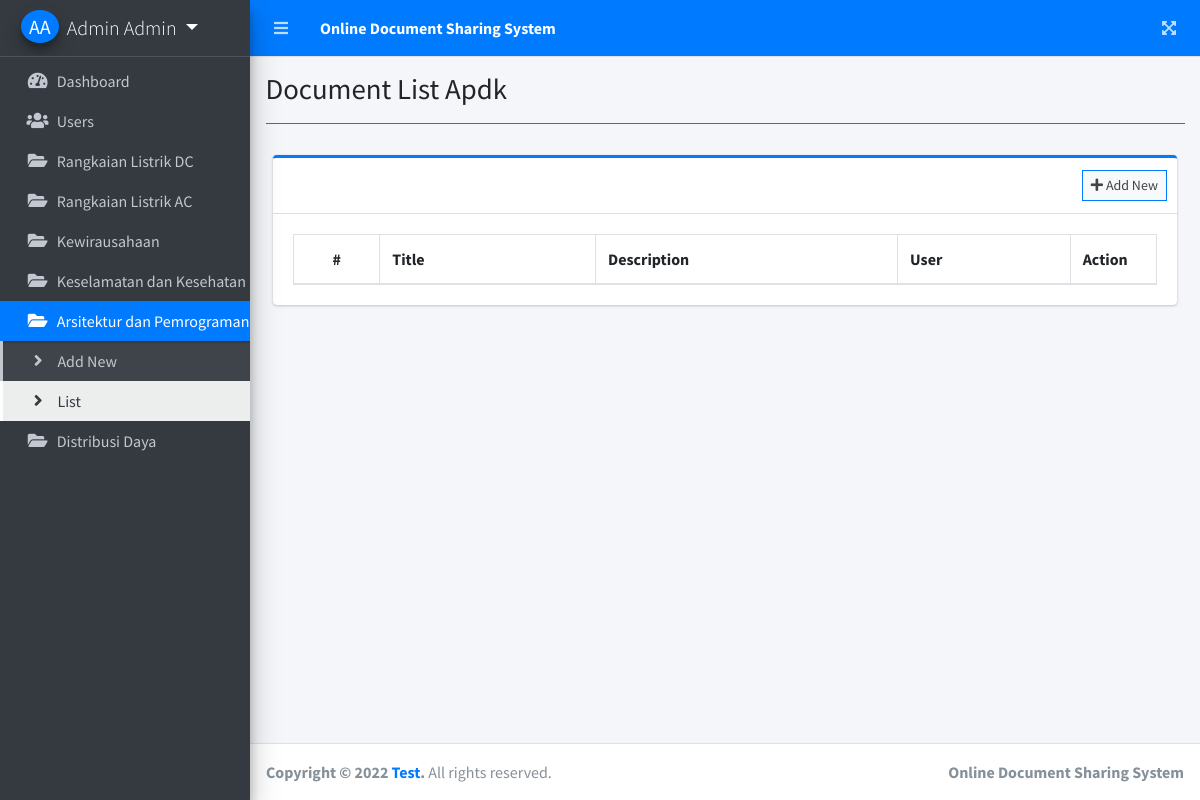
The app's page /index.php?page=document_list_apdk (signed in), older data.
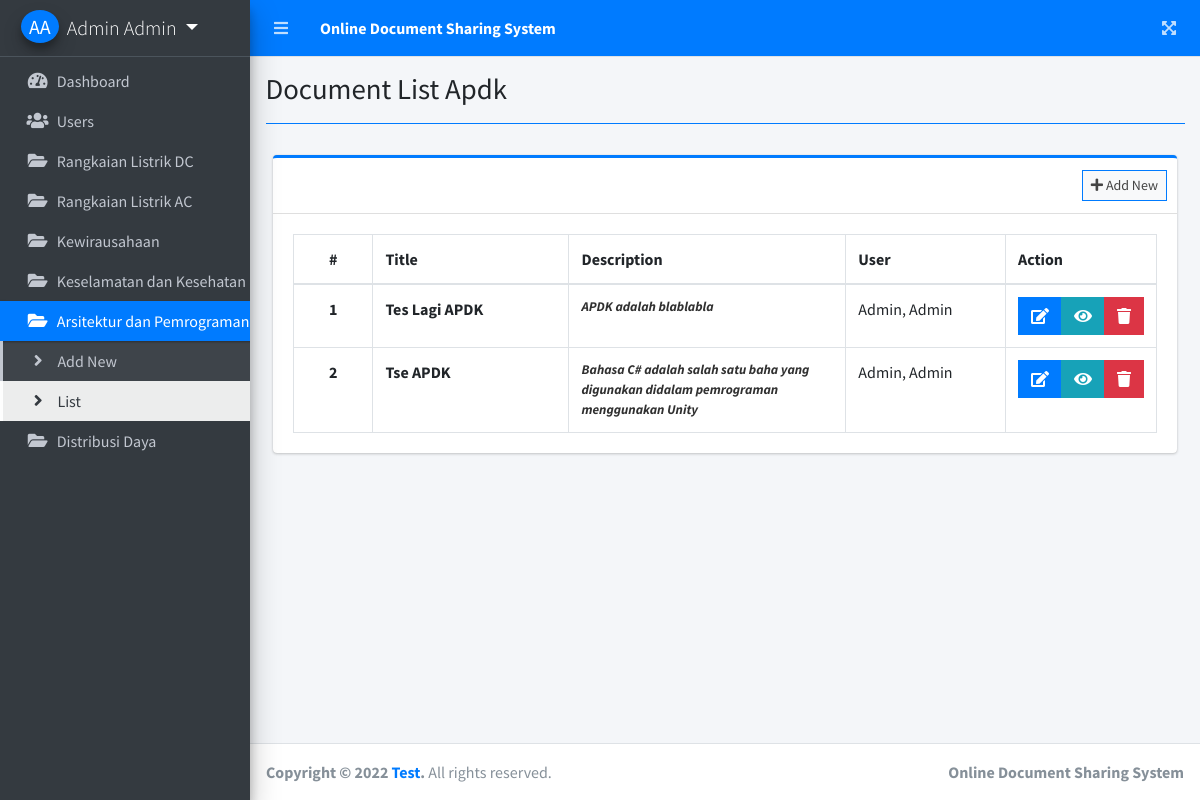
The same page, newer data.
### tables this page shows
CREATE TABLE `apdk` (
  `id` int(11) NOT NULL,
  `title` varchar(255) NOT NULL,
  `description` text NOT NULL,
  `file_json` text NOT NULL,
  `user_id` int(30) NOT NULL,
  `date_created` datetime NOT NULL DEFAULT current_timestamp()
);

### document_list_apdk.php (the view, shortened to what this page needs)
<?php include'db_connect.php' ?>
<div class="col-lg-12">
	<div class="card card-outline card-primary">
		<div class="card-header">
			<div class="card-tools">
				<a class="btn btn-block btn-sm btn-default btn-flat border-primary" href="./index.php?page=new_document_apdk"><i class="fa fa-plus"></i> Add New</a>
			</div>
		</div>
		<div class="card-body">
			<table class="table tabe-hover table-bordered" id="list">
			     <?php if($_SESSION['login_type'] == 1 ): ?>
				<colgroup>
					<col width="10%">
					<col width="25%">
					<col width="35%">
					<col width="20%">
					<col width="10%">
				</colgroup>
			    <?php endif; ?>
				<thead>
					<tr>
						<th class="text-center">#</th>
						<th>Title</th>
						<th>Description</th>
					     <?php if($_SESSION['login_type'] == 1 ): ?>
						<th>User</th>
					    <?php endif; ?>
						<th>Action</th>
					</tr>
				</thead>
				<tbody>
					<?php
					$i = 1;
					$where = '';
					if($_SESSION['login_type'] == 1 ):
					$user = $conn->query("SELECT * FROM users where id in (SELECT user_id FROM apdk) ");
					while($row = $user->fetch_assoc()){
						$uname[$row['id']] = ucwords($row['lastname'].', '.$row['firstname'].' '.$row['middlename']);
					}
					else:
						$where = " where user_id = '{$_SESSION['login_id']}' ";
					endif;
					$qry = $conn->query("SELECT * FROM apdk $where order by unix_timestamp(date_created) desc ");
					while($row= $qry->fetch_assoc()):
						$trans = get_html_translation_table(HTML_ENTITIES,ENT_QUOTES);
						unset($trans["\""], $trans["<"], $trans[">"], $trans["<h2"]);
						$desc = strtr(html_entity_decode($row['description']),$trans);
						$desc=str_replace(array("<li>","</li>"), array("",", "), $desc);
					?>
					<tr>
						<th class="text-center"><?php echo $i++ ?></th>
						<td><b><?php echo ucwords($row['title']) ?></b></td>
						<td><b class="truncate"><?php echo strip_tags($desc) ?></b></td>
						  <?php if($_SESSION['login_type'] == 1 ): ?>
						<td><?php echo isset($uname[$row['user_id']]) ? $uname[$row['user_id']] : "Deleted User" ?></td>
					    <?php endif; ?>
						<td class="text-center">
		                    <div class="btn-group">
		                        <a href="./index.php?page=edit_document_apdk&id=<?php echo $row['id'] ?>" class="btn btn-primary btn-flat">
		                          <i class="fas fa-edit"></i>
		                        </a>
		                        <a  href="./index.php?page=view_document_apdk&id=<?php echo md5($row['id']) ?>" class="btn btn-info btn-flat">
		                          <i class="fas fa-eye"></i>
		                        </a>
		                        <button type="button" class="btn btn-danger btn-flat delete_file_apdk" data-id="<?php echo $row['id'] ?>">
		                          <i class="fas fa-trash"></i>
		                        </button>
	                      </div>
						</td>
					</tr>
				<?php endwhile; ?>
				</tbody>
			</table>
		</div>
	</div>
</div>

Row changes from the older to the newer data that the page shows:
added apdk: title "Tes Lagi APDK", description "APDK adalah blablabla", user "Admin, Admin"
added apdk: title "Tse APDK", description "Bahasa C# adalah salah satu baha yang digunakan didalam pemrograman menggunakan Unity", user "Admin, Admin"
